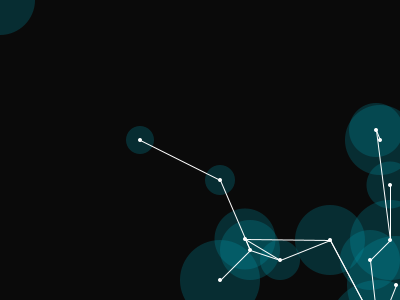
Frame 1 (no input)
Frame 60 (the mouse pressed at the canvas centre just before this capture): identical to frame 1, image omitted
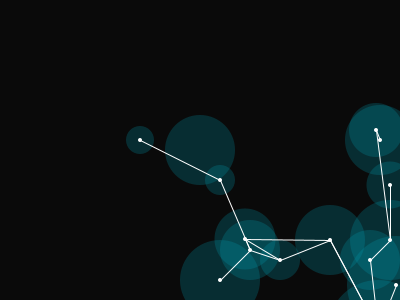
Frame 120 (the mouse held since frame 60 and released just before this capture)

The Processing sketch that drew these frames (run headless with seeded random() and noise(); from frame 60 on, the mouse is pressed at the canvas centre):

// Processing sketch: processing_85531
// ── processing_85531.pde

void setup()
{
size(400,300);
smooth();
}

void draw()
{
  background(10);

//shapes
//circles
noStroke();
fill(0,149,167,65);
ellipse(250,250,60,60);
ellipse(245,239,61,61);
ellipse(280,260,40,40);
ellipse(370,260,60,60);
ellipse(330,240,70,70);
ellipse(220,180,30,30);
ellipse(390,240,80,80);
ellipse(380,140,70,70);
ellipse(140,140,28,28);
ellipse(390,185,47,47);
ellipse(376,130,54,54);
ellipse(378,330,100,100);
ellipse(220,280,80,80);
ellipse(396,285,98,98);


ellipse(mouseX,mouseY,70,70);

/*println(mouseX);
println(mouseY);
//dot and lines
stroke(255)
line(250,250,245,239);
line(330,240,140,140);
line(378,330,396,285);
line(390,240,220,180);
line(390,240,245,239);
line(390,185,220,280);
line(140,140,280,260);
line(396,285,245,239);
*/
stroke(255);
line(250,250,245,239);
line(245,239,280,260);
line(280,260,250,250);
line(370,260,378,330);
line(330,240,378,330);
line(220,180,140,140);
line(390,240,370,260);
line(380,140,376,130);
line(390,185,390,240);
line(376,130,390,240);
line(220,280,250,250);
line(396,285,378,330);
line(220,180,250,250);
line(378,330,330,240);
line(245,239,330,240);
line(280,260,330,240);

noStroke();
fill(255);
ellipse(250,250,4,4);
ellipse(245,239,4,4);
ellipse(280,260,4,4);
ellipse(370,260,4,4);
ellipse(330,240,4,4);
ellipse(220,180,4,4);
ellipse(390,240,4,4);
ellipse(380,140,4,4);
ellipse(140,140,4,4);
ellipse(390,185,4,4);
ellipse(376,130,4,4);
ellipse(378,330,4,4);
ellipse(220,280,4,4);
ellipse(396,285,4,4);



//noLoop();

}
